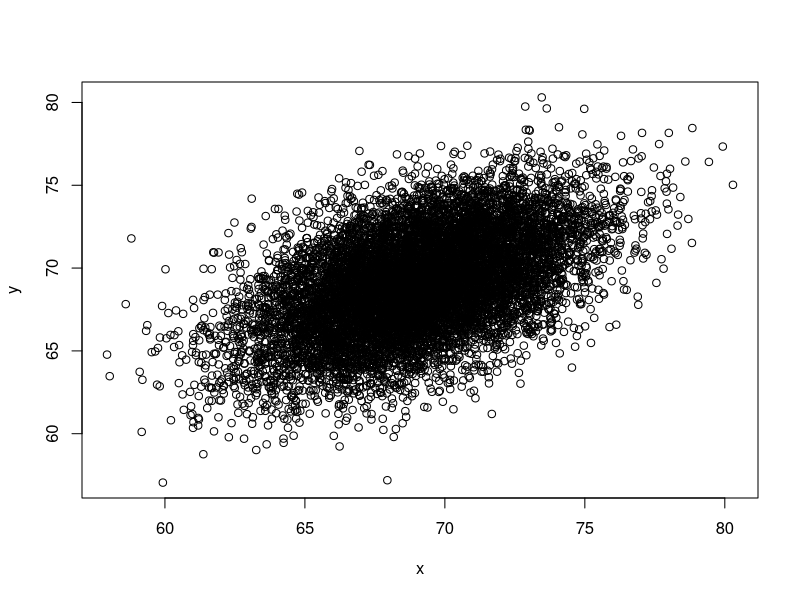
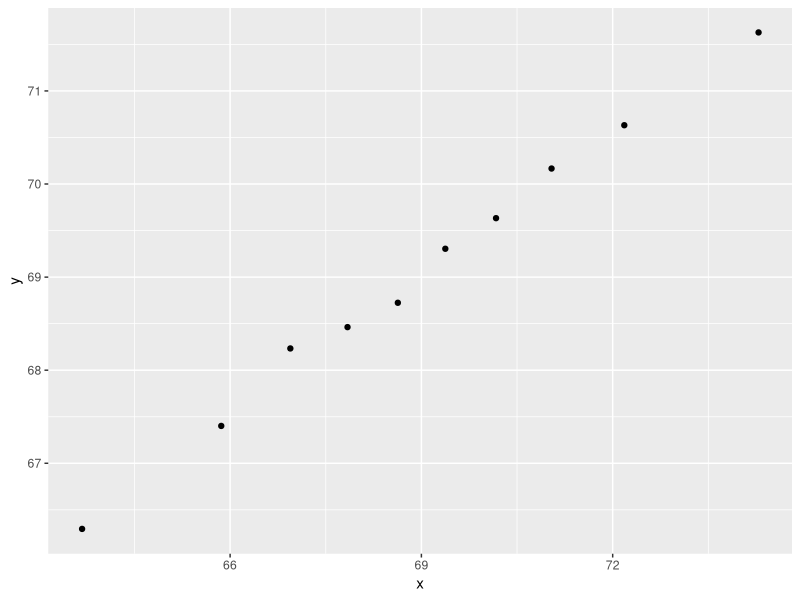

The R script that drew these images, in order:
library(tidyverse)
library(MASS)
library(caret)


Sigma <- 9*matrix(c(1,0.5,0.5,1), 2, 2)
dat <- MASS::mvrnorm(n = 10000, c(69, 69), Sigma) %>%
  data.frame() %>% setNames(c("x", "y"))
plot(dat)

ps <- seq(0, 1, 0.1)
dat %>% 
  mutate(g = cut(x, quantile(x, ps), include.lowest = TRUE)) %>%
  group_by(g) %>%
  summarize(y = mean(y), x = mean(x)) %>% 
  qplot(x, y, data =.)

#•_____an ohter example 
#3.1: Linear Regression for Prediction  Comprehension Check: Linear Regression
set.seed(1) # set.seed(1, sample.kind="Rounding") if using R 3.6 or later
n <- 100
Sigma <- 9*matrix(c(1.0, 0.5, 0.5, 1.0), 2, 2)
dat <- MASS::mvrnorm(n = 100, c(69, 69), Sigma) %>%
  data.frame() %>% setNames(c("x", "y"))

set.seed(1)
v <- replicate(n,{
  index_t <- createDataPartition(dat$y,times=1,p=0.5,list=F)
  train_set<-dat %>% slice(-index_t)
  test_set <- dat %>% slice(index_t)
  fit <- lm(train_set$y ~train_set$x,data=train_set)
  y_hat<- predict(fit,test_set)
  RMSE(y_hat,test_set$y)
})

mean(v)
sd(v)
